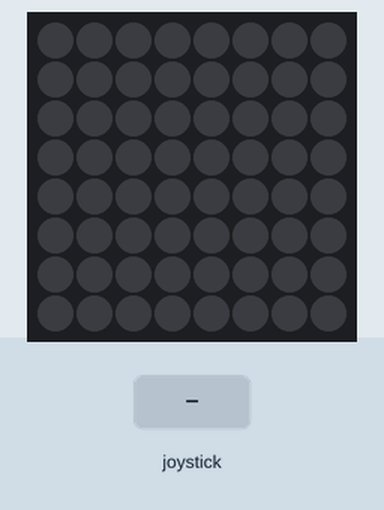
The program below on a simulated Raspberry Pi (BCM pin numbers) with a Sense HAT. Parts: the Sense HAT's 8×8 RGB LED matrix. The inputs (shaded band) are chosen by the test bench.

Above: at 1.2 s.
1.3 s: joystick pushed up
At 2.0 s:
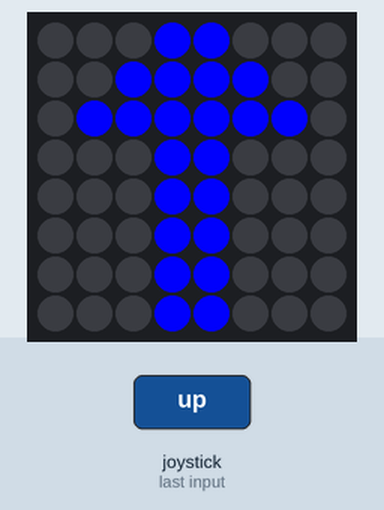
2.8 s: joystick pushed down
At 3.1 s:
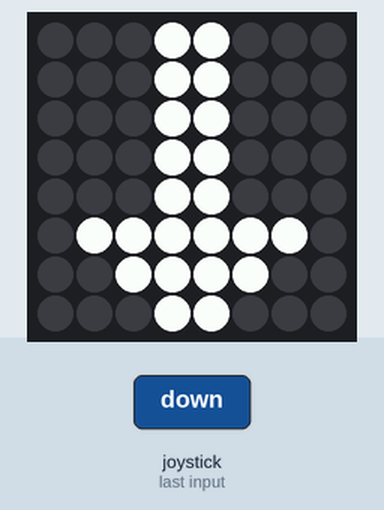
4.3 s: joystick pushed left
At 5.4 s:
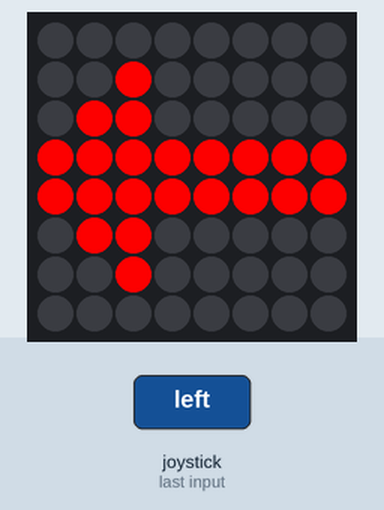
5.8 s: joystick pushed right
At 6.6 s:
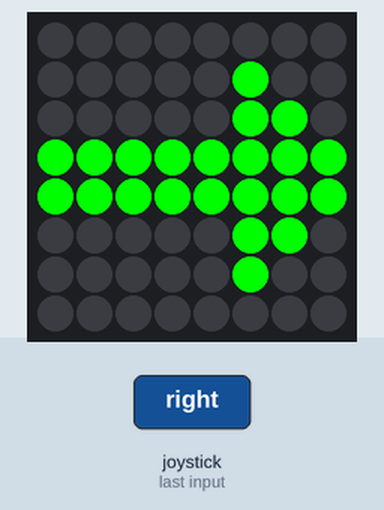
Timing chart, 0 to 8.3 s (numbered marks = the images above; inputs shaded):
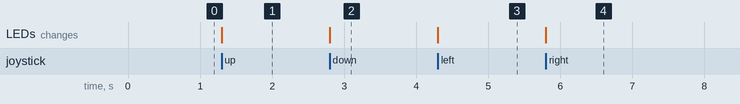

The program:

Deteksi_Joystik_dan_Tampil_Matriks_LED.py
```python
from sense_hat import SenseHat

sense = SenseHat()

sense.clear()

r = (255,0,0)
g = (0, 255, 0)
b = (0, 0,255)
w = (255,255,255)

o = (0,0,0)

Kiri = [
  o,o,o,o,o,o,o,o,
  o,o,r,o,o,o,o,o,
  o,r,r,o,o,o,o,o,
  r,r,r,r,r,r,r,r,
  r,r,r,r,r,r,r,r,
  o,r,r,o,o,o,o,o,
  o,o,r,o,o,o,o,o,
  o,o,o,o,o,o,o,o
  ]

Kanan = [
  o,o,o,o,o,o,o,o,
  o,o,o,o,o,g,o,o,
  o,o,o,o,o,g,g,o,
  g,g,g,g,g,g,g,g,
  g,g,g,g,g,g,g,g,
  o,o,o,o,o,g,g,o,
  o,o,o,o,o,g,o,o,
  o,o,o,o,o,o,o,o
  ]

Atas = [
  o,o,o,b,b,o,o,o,
  o,o,b,b,b,b,o,o,
  o,b,b,b,b,b,b,o,
  o,o,o,b,b,o,o,o,
  o,o,o,b,b,o,o,o,
  o,o,o,b,b,o,o,o,
  o,o,o,b,b,o,o,o,
  o,o,o,b,b,o,o,o
  ]

Bawah = [
  o,o,o,w,w,o,o,o,
  o,o,o,w,w,o,o,o,
  o,o,o,w,w,o,o,o,
  o,o,o,w,w,o,o,o,
  o,o,o,w,w,o,o,o,
  o,w,w,w,w,w,w,o,
  o,o,w,w,w,w,o,o,
  o,o,o,w,w,o,o,o
  ]


def left():
  sense.set_pixels(Kiri)

def right():
  sense.set_pixels(Kanan)

def up():
  sense.set_pixels(Atas)

def down():
  sense.set_pixels(Bawah)

sense.stick.direction_left = left
sense.stick.direction_right = right
sense.stick.direction_up = up
sense.stick.direction_down = down

while True:
  pass
#Code By Haris Elfian
```

Measured:
- after the input at 1.3 s, the LEDs: change at once (image 1)
- after the input at 2.8 s, the LEDs: change at once (image 2)
- after the input at 4.3 s, the LEDs: change at once (image 3)
- after the input at 5.8 s, the LEDs: change at once (image 4)
